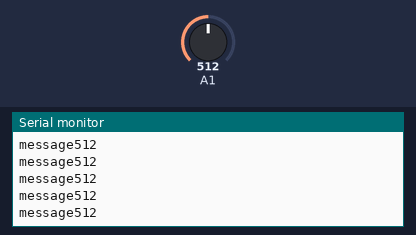
The sketch below on a simulated Arduino Uno, built with avr-gcc and run on an emulated ATmega328P. On the bench: the last lines printed to the serial monitor. Inputs (shaded band) come from the test bench; at power-on: A1 = 512.

Above: at 1.2 s.
1.3 s: A1 set to 982
At 1.8 s:
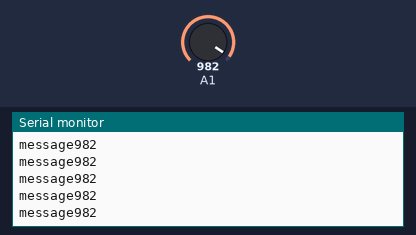
2.8 s: A1 set to 1018
At 3.6 s:
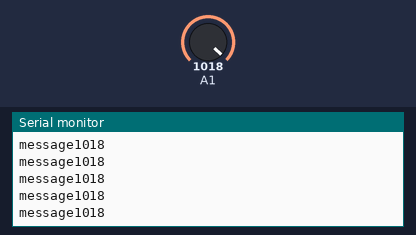
Timing chart, 0 to 5.8 s (numbered marks = the images above; inputs shaded):
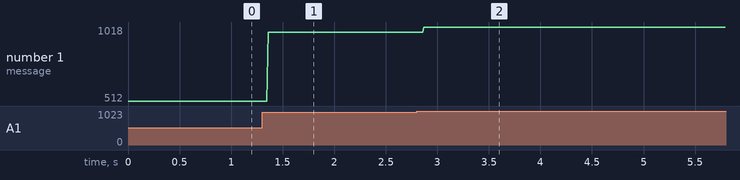

Measured:
- after the input at 1.3 s, the serial monitor: prints a new line after 0.06 s (image 1)
- after the input at 2.8 s, the serial monitor: prints a new line after 0.07 s (image 2)
- plotted number 1: 512 → 982 after the input at 1.3 s, 982 → 1018 after the input at 2.8 s

The sketch:

chaoshenbotest.ino
```cpp
void setup()
{
Serial.begin(9600);
}

void loop()
{
Serial.print( "message" );
Serial.print( analogRead(A1) );
Serial.println("");
}
```
